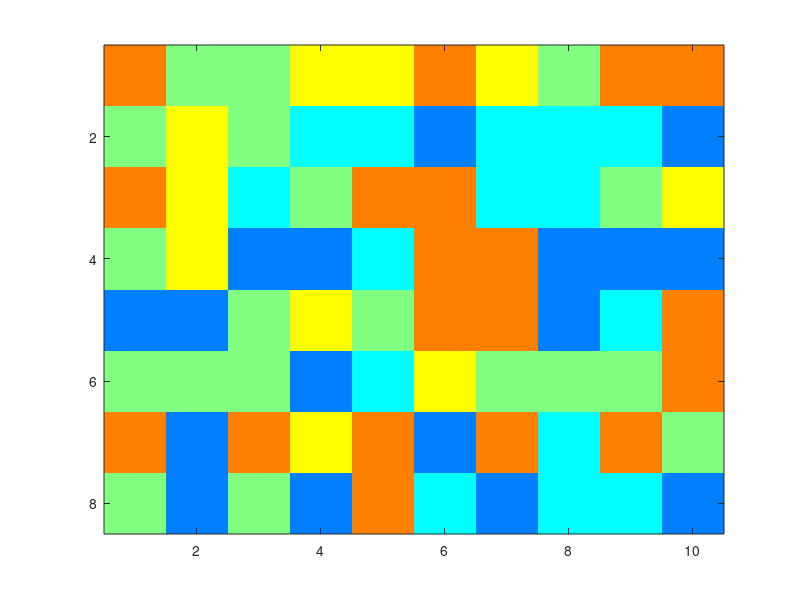

Source code (MATLAB):
x = 1:10;% 10 stimulus
y = 1:8;% 8 subparts
z = randi(5,8,10)-1;% random value from 0 to 4
imagesc(x,y,z)
colormap(jet(5))